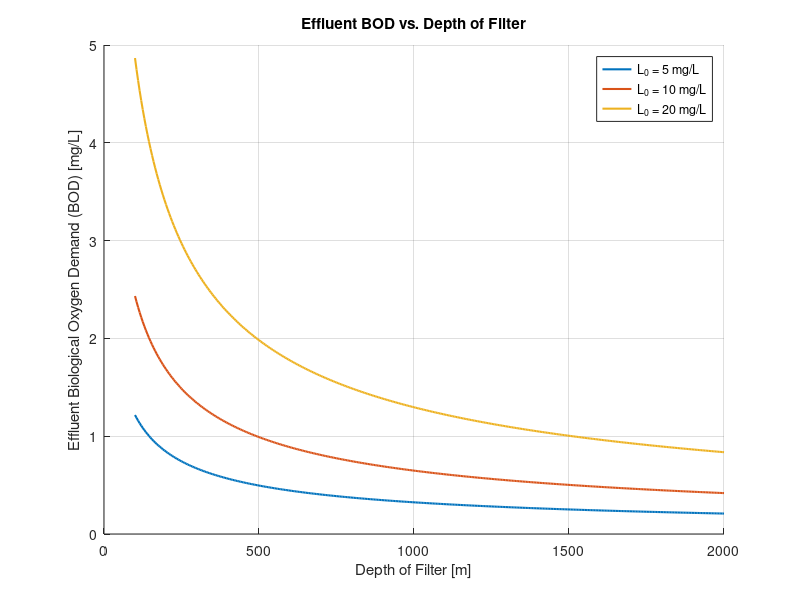

MATLAB code to generate this figure:
function pl4_q4
    % given function of Lc
    Lc = @(L0, D, Q) L0 ./ (1 + 2.5*D.^(2/3)./sqrt(Q)) ;
    
    % given values of influent BOD (L0)
    infBODs = [5 10 20] ;
    
    % generate some values for the depth
    depthMin = 100 ;
    depthStepSize = 5 ;
    depthMax = 2000 ;
    depth = [depthMin : depthStepSize : depthMax] ;
    
    % flow rate (given constant)
    flowRate = 300 ;
    
    % define a new function with given inputs
    LcConstants = @(L0) Lc(L0, depth, flowRate) ;
    
    % apply LcConstants to each of the three infBODs (L0)
    effBODs = [] ;
    
    for i=1 : length(infBODs)
        % use cells to allow use of arrayfun, convert back to matrix
       effBODs{i} = cell2mat(arrayfun(LcConstants, infBODs(i), 'UniformOutput', false)) ;
    end
    
    % plot all three depth effBODs on the same figure
    figure(1); 
    hold on ; %same figure
    grid on ;
    plot(depth, effBODs{1}, '-', 'LineWidth', 1.5) ;
    plot(depth, effBODs{2}, '-', 'LineWidth', 1.5) ;
    plot(depth, effBODs{3}, '-', 'LineWidth', 1.5) ;
    
    xlabel('Depth of Filter [m]') ;
    ylabel('Effluent Biological Oxygen Demand (BOD) [mg/L]') ;
    title('Effluent BOD vs. Depth of Filter');
    
    legend('L_0 = 5 mg/L', 'L_0 = 10 mg/L', 'L_0 = 20 mg/L') ;
    
    % Our criteria for "flat" is the first depth of the filter where the
    % effluent BOD decreases by a maximum of 0.15 mg/L by the time the
    % depth reaches 2000m.
    % 5 mg/L  :  850 m
    % 10 mg/L : 1235 m
    % 20 mg/L : 1545 m
end